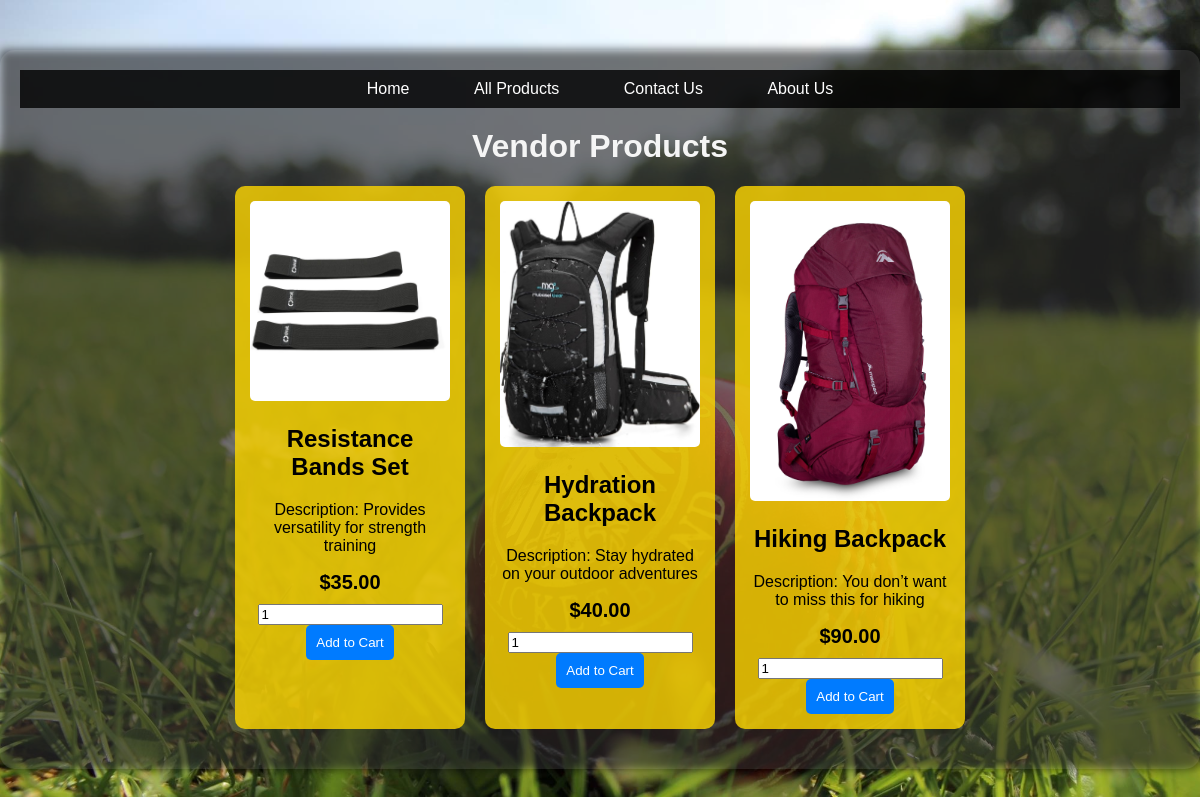
/User/vendor_products.php?vendor_id=6, run on the app's committed database.
### tables this page shows
CREATE TABLE Product (
    ProductID INT PRIMARY KEY,
    ProductName VARCHAR(255),
    Description TEXT,
    Price DECIMAL(10, 2),
    CategoryID INT,
    VendorID INT,
    StockQuantity INT,
    CreatedDate TIMESTAMP DEFAULT CURRENT_TIMESTAMP,
    ImageURL VARCHAR(255),
    FOREIGN KEY (CategoryID) REFERENCES Category(CategoryID),
    FOREIGN KEY (VendorID) REFERENCES Vendor(VendorID)
);

### database.php (called while the page is built, shortened)
<?php
$conn = null;
function select_rows($sql) {
    global $conn;
    $rows = array();
    $result = $conn->query($sql);
    if ($result && $result->num_rows > 0) {
        while ($row = $result->fetch_assoc()) {
            array_push($rows, $row);
        }
    }
    return $rows;
}
?>

### User/vendor_products.php (the view, shortened to what this page needs)
<?php
include '../database.php';
if (isset($_GET['vendor_id'])) {
    $vendor_id = intval($_GET['vendor_id']);
    $sql_products = "SELECT * FROM Product WHERE VendorID = $vendor_id";
    $products = select_rows($sql_products);
} else {
    $products = [];
    echo "<p style='color: red;'>Error: No vendor selected. Please go back and select a vendor.</p>";
}
?>
<!DOCTYPE html>
<html lang="en">
<head>
</head>
<body>
<div class="content">
    <div class="menu">
        <a href="userdashboard.php">Home</a>
        <a href="all_products.php">All Products</a>
        <a href="contact.php">Contact Us</a>
        <a href="about.php">About Us</a>
    </div>
    <h1>Vendor Products</h1>
    <?php if (count($products) > 0): ?>
        <div class="product-grid">
            <?php foreach ($products as $product): ?>
                <div class="product-card">
                    <img src="../images/<?php echo htmlspecialchars($product['ImageURL']); ?>" alt="<?php echo htmlspecialchars($product['ProductName']); ?>">
                    <div>
                        <h2><?php echo htmlspecialchars($product['ProductName']); ?></h2>
                        <p>Description: <?php echo htmlspecialchars($product['Description']); ?></p>
                        <div class="price">$<?php echo htmlspecialchars($product['Price']); ?></div>
                        <form method="post" action="cart.php">
                            <input type="number" name="quantity" value="1" min="1">
                            <button type="submit" name="add_to_cart" class="add-to-cart">Add to Cart</button>
                        </form>
                    </div>
                </div>
            <?php endforeach; ?>
        </div>
    <?php else: ?>
        <p>No products found for this vendor.</p>
    <?php endif; ?>
</div>
</body>
</html>

### User/vendor_products.php (style rules this page uses)
body { font-family: Arial, sans-serif; background-image: url('../images/background.jpg'); background-size: cover; background-position: center; margin: 0; padding: 0; color: white; position: relative; }
body::before { content: ''; position: absolute; top: 0; left: 0; right: 0; bottom: 0; background-color: rgba(0, 0, 0, 0.6); z-index: 1; filter: blur(5px); }
.content { position: relative; z-index: 2; max-width: 1200px; margin: 50px auto; padding: 20px; background-color: rgba(255, 255, 255, 0.1); border-radius: 15px; }
.menu { text-align: center; background-color: rgba(0, 0, 0, 0.8); padding: 10px; }
.menu a { color: white; padding: 14px 20px; text-decoration: none; margin: 0 10px; border-radius: 4px; }
h1 { text-align: center; color: #f5f5f5; margin-top: 20px; }
.product-grid { display: flex; flex-wrap: wrap; justify-content: center; margin: 20px 0; gap: 20px; }
.product-card { background: rgba(255, 215, 0, 0.8); border-radius: 10px; padding: 15px; text-align: center; color: black; width: 200px; transition: transform 0.3s; }
.product-card img { max-width: 100%; height: auto; border-radius: 5px; }
.price { font-size: 20px; font-weight: bold; margin: 10px 0; }
.add-to-cart { background-color: #007bff; color: white; border: none; padding: 10px; border-radius: 5px; cursor: pointer; }

### data on the page
product: ImageURL (picture), ProductName "Resistance Bands Set", Description "Provides versatility for strength training", Price "35.00"
product: ImageURL (picture), ProductName "Hydration Backpack", Description "Stay hydrated on your outdoor adventures", Price "40.00"
product: ImageURL (picture), ProductName "Hiking Backpack", Description "You don’t want to miss this for hiking", Price "90.00"
